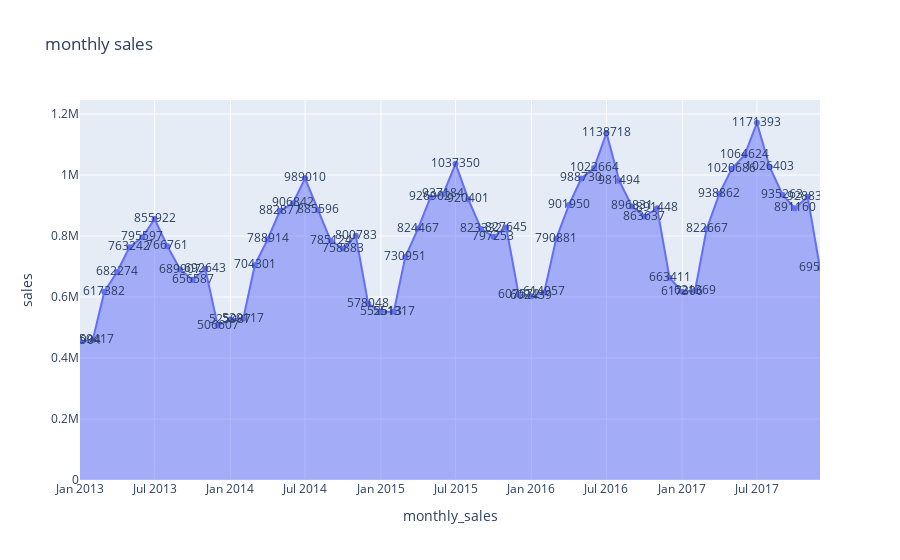

The code cell stored with this chart in its notebook:
### Code cell
px.area(monthly, x="monthly_sales", y="sales", title="monthly sales", text="sales")
